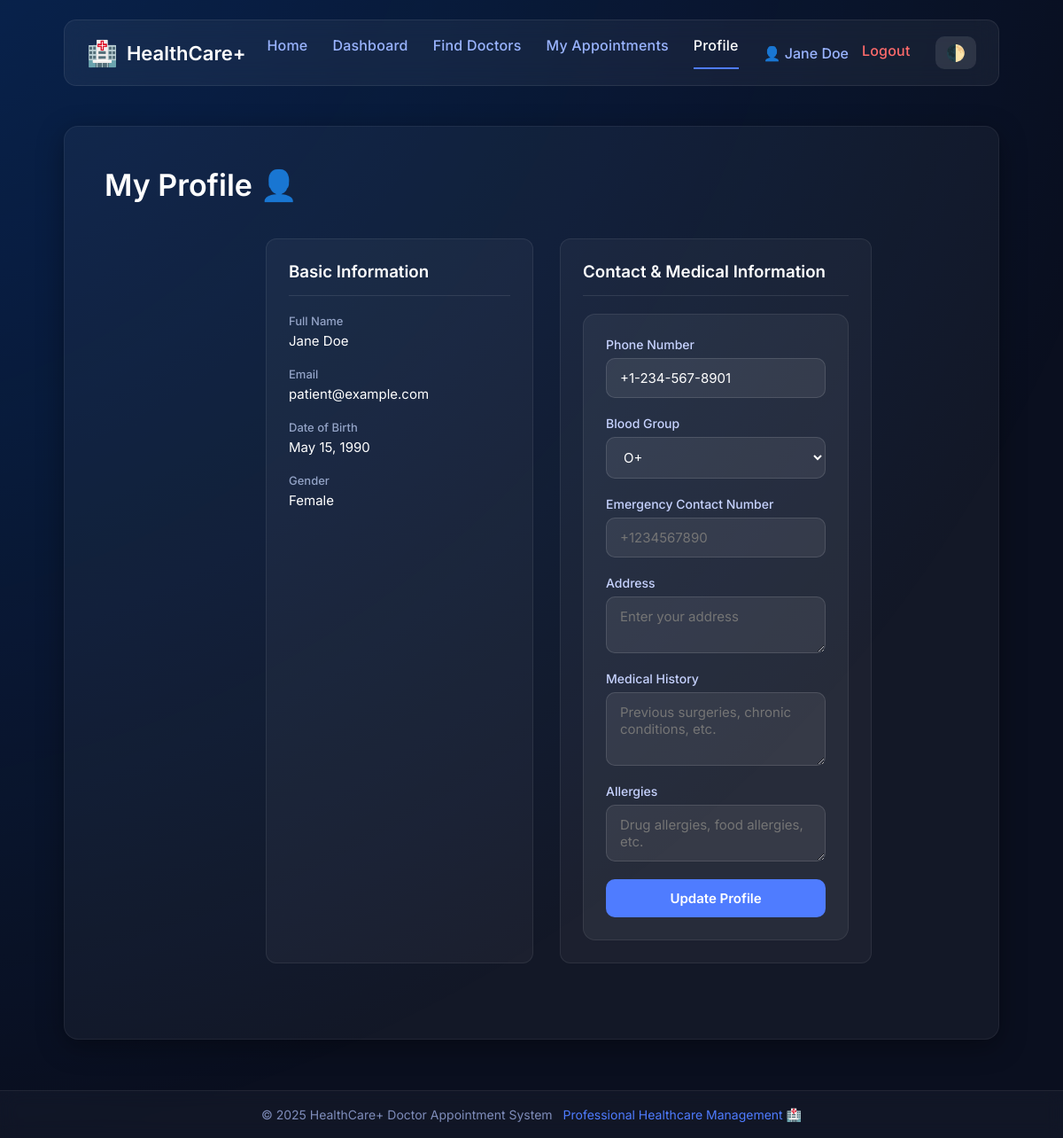
Page /patient/profile (signed in) on the committed database.
### tables this page shows
CREATE TABLE patients (
id INTEGER PRIMARY KEY AUTOINCREMENT,
user_id INTEGER UNIQUE NOT NULL,
full_name TEXT NOT NULL,
date_of_birth DATE,
gender TEXT CHECK (gender IN ('male', 'female', 'other')),
phone TEXT,
address TEXT,
blood_group TEXT,
emergency_contact TEXT,
medical_history TEXT,
allergies TEXT,
created_at DATETIME DEFAULT CURRENT_TIMESTAMP,
updated_at DATETIME DEFAULT CURRENT_TIMESTAMP,
FOREIGN KEY (user_id) REFERENCES users(id) ON DELETE CASCADE
);

CREATE TABLE users (
id INTEGER PRIMARY KEY AUTOINCREMENT,
email TEXT UNIQUE NOT NULL,
password TEXT NOT NULL,
role TEXT NOT NULL CHECK (role IN ('patient', 'doctor', 'admin')),
is_active INTEGER DEFAULT 1,
created_at DATETIME DEFAULT CURRENT_TIMESTAMP,
updated_at DATETIME DEFAULT CURRENT_TIMESTAMP
);

### routes/patient.py (the view)
@patient_bp.route('/profile')
@patient_required
def profile():
    try:
        with get_db_cursor(patient_bp.config) as cursor:
            patient_id = session.get('profile_id')
            patient = Patient.get_by_id(cursor, patient_id)
            user = User.get_by_id(cursor, session['user_id'])
            user_email = user['email'] if user else ''
            return render_template(
                'patient/profile.html',
                patient=patient,
                user_email=user_email,
                title='My Profile'
            )
    except Exception as e:
        flash(f'Error loading profile: {str(e)}', 'error')
        return redirect(url_for('patient.dashboard'))

### models.py (called while the page is built)
    @staticmethod
    def get_by_id(cursor, user_id):
        query = "SELECT * FROM users WHERE id = ?"
        cursor.execute(query, (user_id,))
        return cursor.fetchone()

    @staticmethod
    def get_by_id(cursor, patient_id):
        query = "SELECT * FROM patients WHERE id = ?"
        cursor.execute(query, (patient_id,))
        return cursor.fetchone()

### utils.py (called while the page is built)
def get_db_connection(config):
    db_path = getattr(config, "DB_PATH", "hospital.db")
    connection = sqlite3.connect(
        db_path,
        detect_types=sqlite3.PARSE_DECLTYPES | sqlite3.PARSE_COLNAMES,
        check_same_thread=False
    )
    connection.row_factory = sqlite3.Row
    connection.execute("PRAGMA foreign_keys = ON")
    return connection

@contextmanager
def get_db_cursor(config):
    connection = get_db_connection(config)
    cursor = connection.cursor()
    try:
        yield cursor
        connection.commit()
    except Exception as e:
        connection.rollback()
        raise e
    finally:
        cursor.close()
        connection.close()

def role_required(*roles):
    def decorator(f):
        @wraps(f)
        def decorated_function(*args, **kwargs):
            if 'user_id' not in session:
                flash('Please login to access this page.', 'error')
                return redirect(url_for('auth.login'))
            if session.get('role') not in roles:
                flash('You do not have permission to access this page.', 'error')
                return redirect(url_for('main.index'))
            return f(*args, **kwargs)
        return decorated_function
    return decorator

### templates/patient/profile.html (shortened to what this page needs)
{% extends "base.html" %}
{% block content %}
<div class="page-container">
    <h1>My Profile 👤</h1>
    <div class="profile-container">
        <div class="profile-info-card">
            <h3>Basic Information</h3>
            <div class="info-grid">
                <div class="info-item">
                    <label>Full Name</label>
                    <p>{{ patient.full_name }}</p>
                </div>
                <div class="info-item">
                    <label>Email</label>
                    <p>{{ user_email }}</p>
                </div>
                {% if patient.date_of_birth %}
                <div class="info-item">
                    <label>Date of Birth</label>
                    <p>{{ patient.date_of_birth.strftime('%B %d, %Y') }}</p>
                </div>
                {% endif %}
                {% if patient.gender %}
                <div class="info-item">
                    <label>Gender</label>
                    <p>{{ patient.gender.title() }}</p>
                </div>
                {% endif %}
            </div>
        </div>
        <div class="profile-edit-card">
            <h3>Contact & Medical Information</h3>
            <form method="POST" action="{{ url_for('patient.update_profile') }}" class="profile-form">
                <div class="form-row">
                    <div class="input-box">
                        <label for="phone">Phone Number</label>
                        <input type="tel" name="phone" id="phone" value="{{ patient.phone or '' }}"
                            placeholder="+1234567890">
                    </div>
                    <div class="input-box">
                        <label for="blood_group">Blood Group</label>
                        <select name="blood_group" id="blood_group" class="form-select">
                            {% for bg in ['A+', 'A-', 'B+', 'B-', 'O+', 'O-', 'AB+', 'AB-'] %}
                            <option value="{{ bg }}" {% if patient.blood_group==bg %}selected{% endif %}>{{ bg }}
                            </option>
                            {% endfor %}
                        </select>
                    </div>
                </div>
                <div class="input-box">
                    <label for="emergency_contact">Emergency Contact Number</label>
                    <input type="tel" name="emergency_contact" id="emergency_contact"
                        value="{{ patient.emergency_contact or '' }}" placeholder="+1234567890">
                </div>
                <div class="input-box">
                    <label for="address">Address</label>
                    <textarea name="address" id="address" rows="2"
                        placeholder="Enter your address">{{ patient.address or '' }}</textarea>
                </div>
                <div class="input-box">
                    <label for="medical_history">Medical History</label>
                    <textarea name="medical_history" id="medical_history" rows="3"
                        placeholder="Previous surgeries, chronic conditions, etc.">{{ patient.medical_history or '' }}</textarea>
                </div>
                <div class="input-box">
                    <label for="allergies">Allergies</label>
                    <textarea name="allergies" id="allergies" rows="2"
                        placeholder="Drug allergies, food allergies, etc.">{{ patient.allergies or '' }}</textarea>
                </div>
                <button type="submit" class="btn btn-primary">Update Profile</button>
            </form>
        </div>
    </div>
</div>
{% endblock %}

### templates/base.html (shortened to what this page needs)
<!DOCTYPE html>
<html lang="en">
<head>
    <link rel="stylesheet" href="{{ url_for('static', filename='style.css') }}">
</head>
<body class="app-body">
    <div class="app-gradient-bg"></div>
    <div class="app-container">
        <header class="app-header glass-panel">
            <div class="app-logo">
                <span class="logo-icon">🏥</span>
                <span class="logo-text">HealthCare+</span>
            </div>
            <nav class="app-nav">
                <a href="{{ url_for('main.index') }}" class="nav-link {% if request.path == '/' %}active{% endif %}">
                    Home
                </a>
                {% if not logged_in %}
                <a href="{{ url_for('auth.login') }}"
                    class="nav-link {% if '/auth/login' in request.path %}active{% endif %}">
                    Login
                </a>
                <a href="{{ url_for('auth.register_patient') }}"
                    class="nav-link {% if '/register' in request.path %}active{% endif %}">
                    Register
                </a>
                {% else %}
                {% if user_role == 'doctor' %}
                <a href="{{ url_for('doctor.dashboard') }}"
                    class="nav-link {% if '/doctor/dashboard' in request.path %}active{% endif %}">
                    Dashboard
                </a>
                <a href="{{ url_for('doctor.appointments') }}"
                    class="nav-link {% if '/doctor/appointments' in request.path %}active{% endif %}">
                    Appointments
                </a>
                <a href="{{ url_for('doctor.schedule') }}"
                    class="nav-link {% if '/doctor/schedule' in request.path %}active{% endif %}">
                    Schedule
                </a>
                <a href="{{ url_for('doctor.profile') }}"
                    class="nav-link {% if '/doctor/profile' in request.path %}active{% endif %}">
                    Profile
                </a>
                {% elif user_role == 'patient' %}
                <a href="{{ url_for('patient.dashboard') }}"
                    class="nav-link {% if '/patient/dashboard' in request.path %}active{% endif %}">
                    Dashboard
                </a>
                <a href="{{ url_for('patient.find_doctors') }}"
                    class="nav-link {% if '/patient/doctors' in request.path %}active{% endif %}">
                    Find Doctors
                </a>
                <a href="{{ url_for('patient.appointments') }}"
                    class="nav-link {% if '/patient/appointments' in request.path %}active{% endif %}">
                    My Appointments
                </a>
                <a href="{{ url_for('patient.profile') }}"
                    class="nav-link {% if '/patient/profile' in request.path %}active{% endif %}">
                    Profile
                </a>
                {% endif %}
                <div class="nav-user-menu">
                    <span class="nav-user-name">👤 {{ user_name }}</span>
                    <a href="{{ url_for('auth.logout') }}" class="nav-link logout-link">Logout</a>
                </div>
                {% endif %}
                <button id="themeToggle" class="theme-btn">🌓</button>
            </nav>
        </header>
        <main class="app-main">
            {% block content %}
            {% endblock %}
        </main>
    </div>
    <footer class="app-footer">
        <span>© 2025 HealthCare+ Doctor Appointment System</span>
        <span class="footer-accent">Professional Healthcare Management 🏥</span>
    </footer>
</body>
</html>

### rows in the picture
patients: full_name "Jane Doe", date_of_birth "May 15, 1990", gender "Female", phone "+1-234-567-8901", blood_group "O+"
users: email "patient@example.com"
